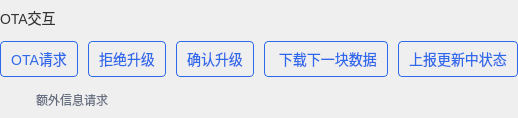
                    <widget class="QWidget" name="widget_OTA" native="true">
                     <property name="styleSheet">
                      <string notr="true">QPushButton {
	color: rgb(47, 105, 235);
	font-size:14px;
	border-style:solid;
	border-width:1px;
	border-color:rgb(47, 105, 235);
	border-radius:4px;
	padding-left:10px;
	padding-right:10px;
}
QPushButton:hover{
	color: rgb(47, 105, 235);
	background-color: rgba(47, 105, 235, 0.08);
}
QPushButton:pressed{
	color: rgb(47, 105, 235);
	background-color: rgba(47, 105, 235, 0.2);
}</string>
                     </property>
                     <layout class="QVBoxLayout" name="verticalLayout_2">
                      <property name="spacing">
                       <number>5</number>
                      </property>
                      <property name="leftMargin">
                       <number>0</number>
                      </property>
                      <property name="topMargin">
                       <number>0</number>
                      </property>
                      <property name="rightMargin">
                       <number>0</number>
                      </property>
                      <property name="bottomMargin">
                       <number>0</number>
                      </property>
                      <item>
                       <layout class="QHBoxLayout" name="horizontalLayout_12">
                        <item>
                         <widget class="QLabel" name="label_3">
                          <property name="minimumSize">
                           <size>
                            <width>0</width>
                            <height>36</height>
                           </size>
                          </property>
                          <property name="maximumSize">
                           <size>
                            <width>16777215</width>
                            <height>36</height>
                           </size>
                          </property>
                          <property name="styleSheet">
                           <string notr="true">font-size:14px;
color:rgba(51, 51, 51, 1);
</string>
                          </property>
                          <property name="text">
                           <string>OTA交互</string>
                          </property>
                         </widget>
                        </item>
                        <item>
                         <widget class="QLabel" name="label_8">
                          <property name="minimumSize">
                           <size>
                            <width>12</width>
                            <height>36</height>
                           </size>
                          </property>
                          <property name="maximumSize">
                           <size>
                            <width>12</width>
                            <height>36</height>
                           </size>
                          </property>
                          <property name="toolTip">
                           <string>&lt;html&gt;&lt;head/&gt;&lt;body&gt;&lt;p&gt;在接收到云平台下发的升级任务时用于MQTT-OTA确认。&lt;/p&gt;&lt;/body&gt;&lt;/html&gt;</string>
                          </property>
                          <property name="toolTipDuration">
                           <number>6000000</number>
                          </property>
                          <property name="styleSheet">
                           <string notr="true">QLabel{
	image: url(:/png/tips.png);
}
</string>
                          </property>
                          <property name="text">
                           <string/>
                          </property>
                         </widget>
                        </item>
                        <item>
                         <spacer name="horizontalSpacer_6">
                          <property name="orientation">
                           <enum>Qt::Horizontal</enum>
                          </property>
                          <property name="sizeHint" stdset="0">
                           <size>
                            <width>40</width>
                            <height>20</height>
                           </size>
                          </property>
                         </spacer>
                        </item>
                       </layout>
                      </item>
                      <item>
                       <layout class="QHBoxLayout" name="horizontalLayout_4">
                        <property name="spacing">
                         <number>10</number>
                        </property>
                        <item>
                         <widget class="QPushButton" name="pushButton_OTARequest">
                          <property name="minimumSize">
                           <size>
                            <width>0</width>
                            <height>36</height>
                           </size>
                          </property>
                          <property name="maximumSize">
                           <size>
                            <width>16777215</width>
                            <height>36</height>
                           </size>
                          </property>
                          <property name="styleSheet">
                           <string notr="true"/>
                          </property>
                          <property name="text">
                           <string>OTA请求</string>
                          </property>
                         </widget>
                        </item>
                        <item>
                         <widget class="QPushButton" name="pushButton_otaRefused">
                          <property name="minimumSize">
                           <size>
                            <width>0</width>
                            <height>36</height>
                           </size>
                          </property>
                          <property name="maximumSize">
                           <size>
                            <width>16777215</width>
                            <height>36</height>
                           </size>
                          </property>
                          <property name="styleSheet">
                           <string notr="true"/>
                          </property>
                          <property name="text">
                           <string>拒绝升级</string>
                          </property>
                         </widget>
                        </item>
                        <item>
                         <widget class="QPushButton" name="pushButton_otaConfirm">
                          <property name="minimumSize">
                           <size>
                            <width>0</width>
                            <height>36</height>
                           </size>
                          </property>
                          <property name="maximumSize">
                           <size>
                            <width>16777215</width>
                            <height>36</height>
                           </size>
                          </property>
                          <property name="styleSheet">
                           <string notr="true"/>
                          </property>
                          <property name="text">
                           <string>确认升级</string>
                          </property>
                         </widget>
                        </item>
                        <item>
                         <widget class="QPushButton" name="pushButton_otaDownPiece">
                          <property name="minimumSize">
                           <size>
                            <width>0</width>
                            <height>36</height>
                           </size>
                          </property>
                          <property name="maximumSize">
                           <size>
                            <width>16777215</width>
                            <height>36</height>
                           </size>
                          </property>
                          <property name="styleSheet">
                           <string notr="true"/>
                          </property>
                          <property name="text">
                           <string> 下载下一块数据</string>
                          </property>
                         </widget>
                        </item>
                        <item>
                         <widget class="QPushButton" name="pushButton_otaReportStatus">
                          <property name="minimumSize">
                           <size>
                            <width>0</width>
                            <height>36</height>
                           </size>
                          </property>
                          <property name="maximumSize">
                           <size>
                            <width>16777215</width>
                            <height>36</height>
                           </size>
                          </property>
                          <property name="styleSheet">
                           <string notr="true"/>
                          </property>
                          <property name="text">
                           <string>上报更新中状态</string>
                          </property>
                         </widget>
                        </item>
                       </layout>
                      </item>
                      <item>
                       <widget class="QCheckBox" name="checkBox_extraMess">
                        <property name="minimumSize">
                         <size>
                          <width>0</width>
                          <height>36</height>
                         </size>
                        </property>
                        <property name="maximumSize">
                         <size>
                          <width>16777215</width>
                          <height>36</height>
                         </size>
                        </property>
                        <property name="layoutDirection">
                         <enum>Qt::LeftToRight</enum>
                        </property>
                        <property name="autoFillBackground">
                         <bool>false</bool>
                        </property>
                        <property name="styleSheet">
                         <string notr="true">QCheckBox::indicator{
    width: 30px;
    height: 23px;
}

QCheckBox::indicator:unchecked{
    image:url(:/png/checkBox0.png);
}

QCheckBox::indicator:checked{
    image:url(:/png/checkBox1.png);
}
QCheckBox{background-color:transparent;color: rgb(104, 112, 130);}
</string>
                        </property>
                        <property name="text">
                         <string>额外信息请求</string>
                        </property>
                        <property name="tristate">
                         <bool>false</bool>
                        </property>
                       </widget>
                      </item>
                     </layout>
                    </widget>
